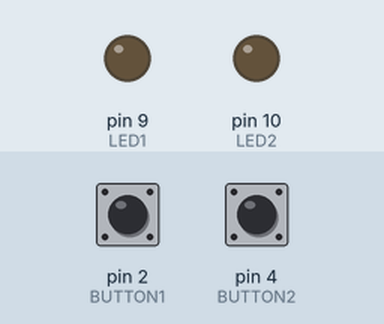
This sketch was run on a simulated Arduino Uno, built with avr-gcc and run on an emulated ATmega328P. On the bench: output pins drawn as LEDs (lit = HIGH). The test bench sets the inputs (shaded band); at power-on: pin 2 (BUTTON1) LOW, pin 4 (BUTTON2) LOW.

Above: at 1.2 s.
1.3 s: pin 2 (BUTTON1) pulled HIGH for 0.15 s
At 2.2 s:
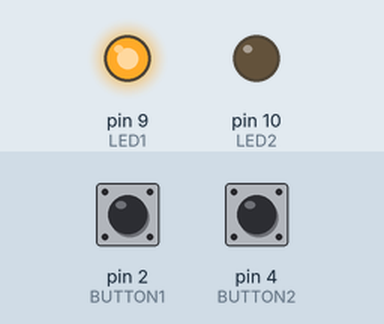
2.9 s: pin 4 (BUTTON2) pulled HIGH for 0.15 s
At 3.5 s:
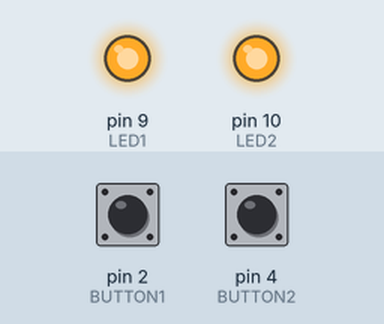
4.5 s: pin 2 (BUTTON1) pulled HIGH for 1 s
At 5.9 s:
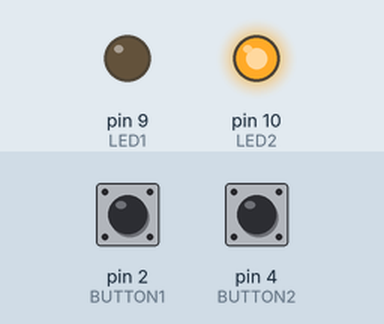
7.0 s: pin 2 (BUTTON1) pulled HIGH for 3.2 s
At 7.8 s:
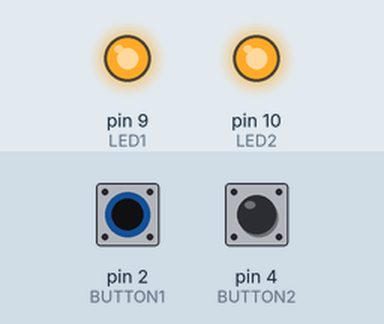
11.7 s: pin 4 (BUTTON2) pulled HIGH for 1 s
At 12.6 s:
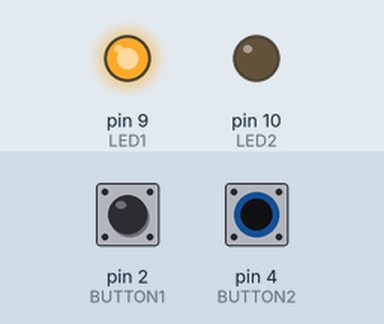
Timing chart, 0 to 14.7 s (numbered marks = the images above; inputs shaded):
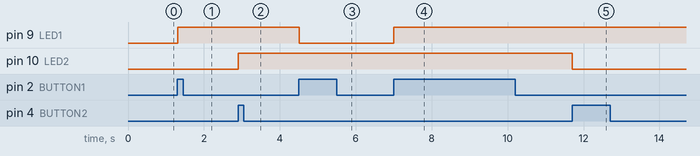

The sketch:

Listing_2-5_toggling_debouncing_multiple_EA_JB.ino
```cpp
const int LED1         = 9;              // LED1 pin
const int LED2         = 10;             // LED2 pin
const int BUTTON1      = 2;              // Button pin
const int BUTTON2      = 4;
boolean lastButton1    = LOW;            // Button's last state
boolean currentButton1 = LOW;            // Button's current state
boolean lastButton2    = LOW;            // Button's last state
boolean currentButton2 = LOW;            // Button's current state

boolean ledOn1         = false;          // LED's present state
boolean ledOn2         = false;          // LED's present state

void setup() {
  pinMode(LED1, OUTPUT);
  pinMode(LED2, OUTPUT);
  pinMode(BUTTON1, INPUT);
  pinMode(BUTTON2, INPUT);
}

/*
 * Debouncing function
 */
boolean debounce(boolean last, int button){
  boolean current = digitalRead(button);  // Read Button's state
  if (last != current){                   // If note the same,
    delay(5);                             // Wait for 5 milliseconds
    current = digitalRead(button);        // Read the button's state again
  }
  return current;                         // Assign the new reading to current variable and then return.
}

void loop() {
  currentButton1 = debounce(lastButton1, BUTTON1);
  currentButton2 = debounce(lastButton2, BUTTON2);

  if(lastButton1 == LOW && currentButton1 == HIGH){
    ledOn1 = !ledOn1;
  }
  lastButton1 = currentButton1;

  if(lastButton2 == LOW && currentButton2 == HIGH){
    ledOn2 = !ledOn2;
  }
  lastButton2 = currentButton2;

  digitalWrite(LED1, ledOn1);
  digitalWrite(LED2, ledOn2);
}
```

Measured:
- after the input at 1.3 s, pin 9 (LED1): LOW → HIGH at once
- after the input at 2.9 s, pin 10 (LED2): LOW → HIGH at once
- after the input at 4.5 s, pin 9 (LED1): HIGH → LOW at once
- after the input at 7.0 s, pin 9 (LED1): LOW → HIGH at once
- after the input at 11.7 s, pin 10 (LED2): HIGH → LOW at once
